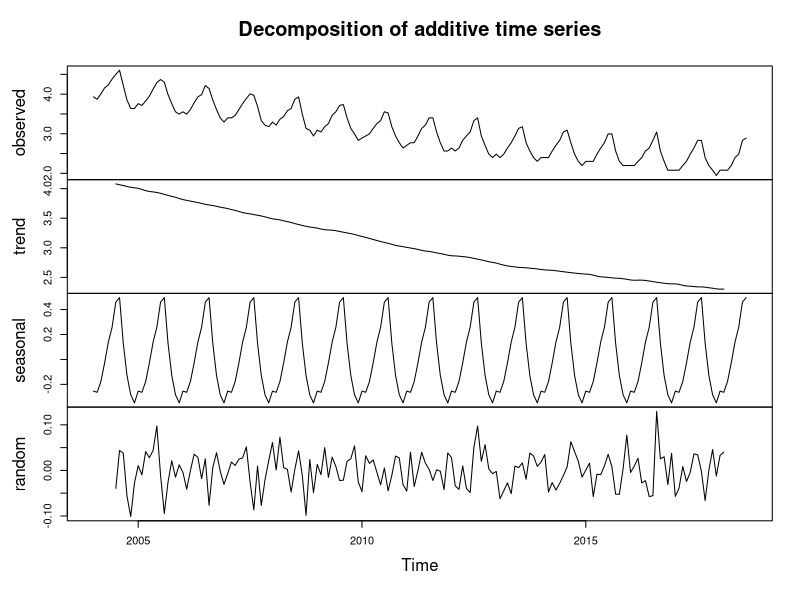
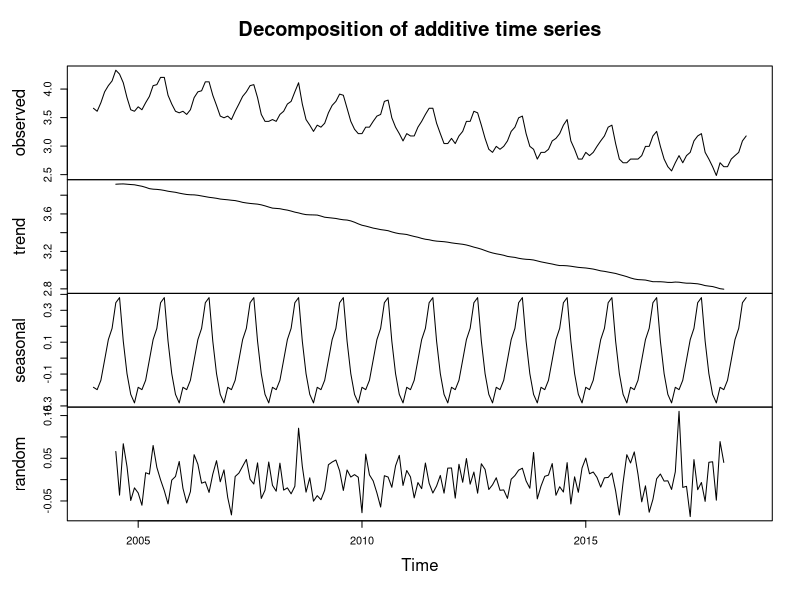
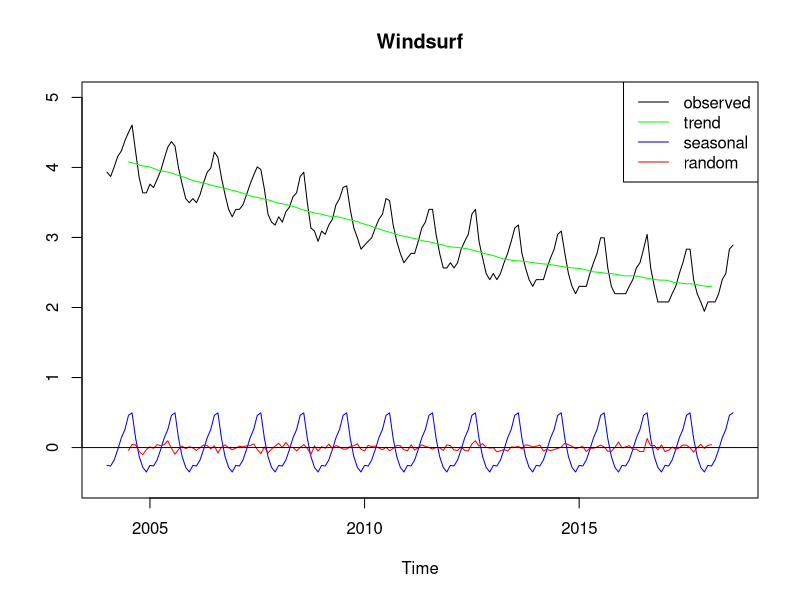
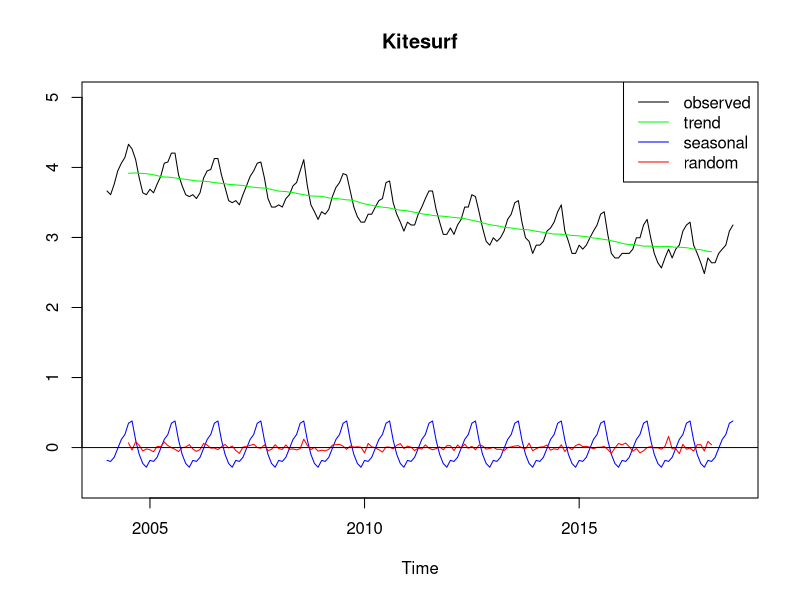
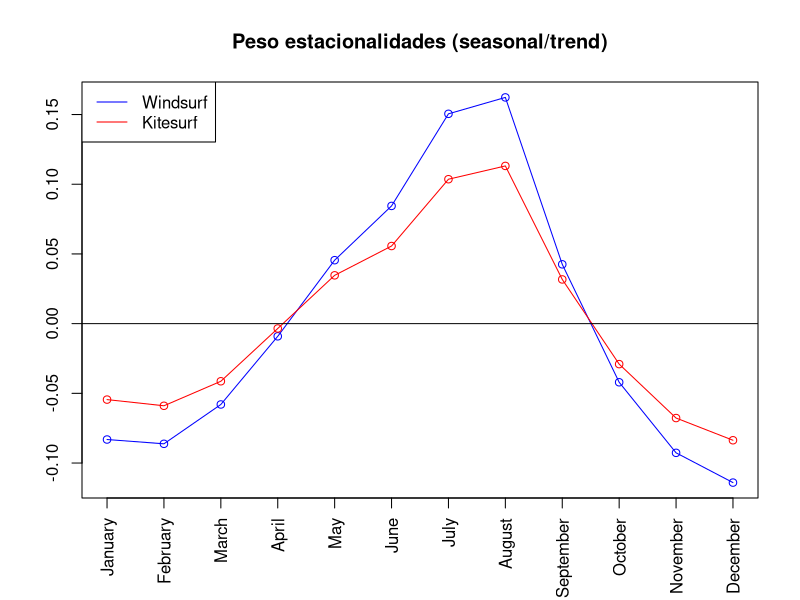
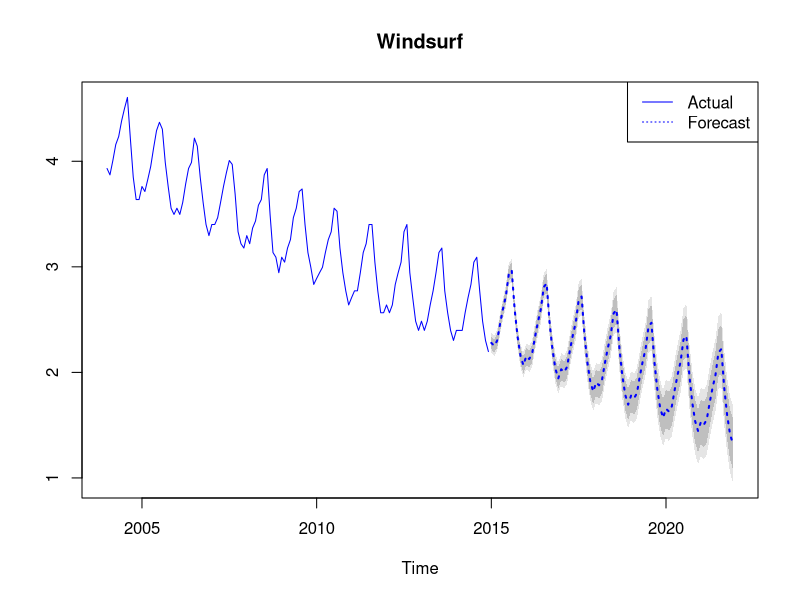
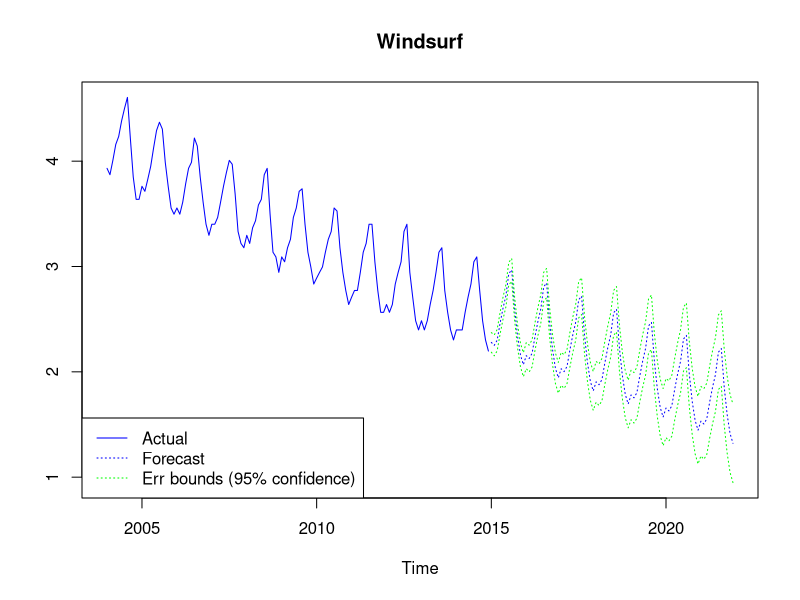
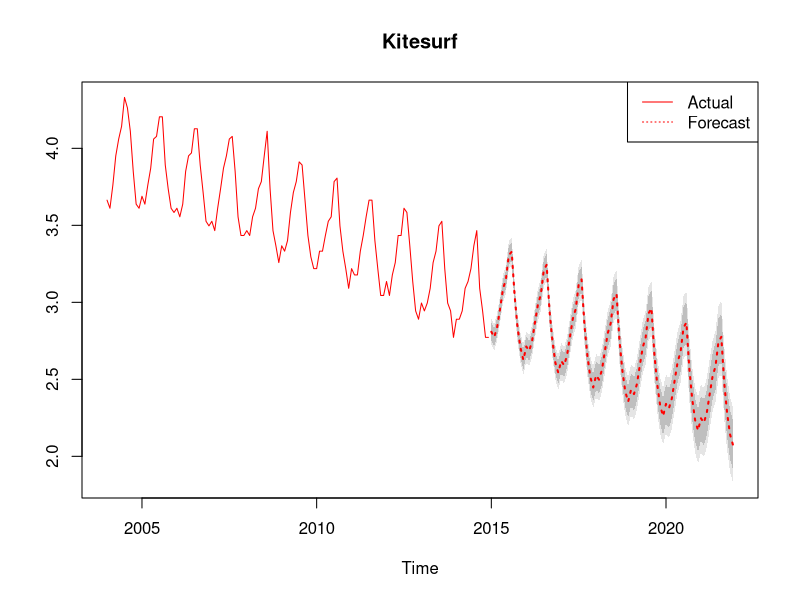

Write R code to recreate these figures, in order.
# Windsurf vs Kitesurf. Series temporales con R
# www.overfitting.net
# https://www.overfitting.net/2018/08/windsurf-vs-kitesurf-series-temporales.html


# FUNCIÓN AUXILIAR
decomposedts.plot=function(decomposedts, legend=T,
        x='topright', ylab='', ...){
    plot(decomposedts$x, ylab=ylab, ...)
    lines(decomposedts$trend, col='green')
    lines(decomposedts$seasonal, col='blue')
    lines(decomposedts$random, col='red')
    abline(h=0)
    if (legend) legend(x=x, c('observed', 'trend', 'seasonal', 'random'),
        col=c('black', 'green', 'blue', 'red'), lty=c(1,1,1,1))
}


# DESCOMPOSICIÓN SERIES TEMPORALES

# Series temporales mensuales desde ene-04
surf=read.table("surf.csv", sep=',', header=T)  # CSV de Google
windsurfts=ts(surf$Windsurf, frequency=12, start=c(2004,1))
kitesurfts=ts(surf$Kitesurf, frequency=12, start=c(2004,1))

# Corrección logarítmica
logwindsurfts=log(windsurfts)
logkitesurfts=log(kitesurfts)

# Descomposición
logwindsurftscomps=decompose(logwindsurfts)  # type='additive'
logkitesurftscomps=decompose(logkitesurfts)  # type='additive'
plot(logwindsurftscomps)
plot(logkitesurftscomps)
decomposedts.plot(logwindsurftscomps, ylim=c(-0.5, 5), main='Windsurf')
decomposedts.plot(logkitesurftscomps, ylim=c(-0.5, 5), main='Kitesurf')

# Peso de las estacionalidades (seasonal/trend)
plot(logwindsurftscomps$figure/mean(logwindsurftscomps$trend, na.rm=T),
     type='o', col='blue', xaxt='n',
     main='Peso estacionalidades (seasonal/trend)', xlab='', ylab='')
lines(logkitesurftscomps$figure/mean(logkitesurftscomps$trend, na.rm=T),
     type='o', col='red')
abline(h=0)
axis(1, at=1:12, labels=months(ISOdate(2000,1:12,1)), las=2)
legend('topleft', c('Windsurf', 'Kitesurf'), col=c('blue', 'red'), lty=c(1,1))


# FORECASTING ARIMA(p,d,q)(P,D,Q)[m]

library(forecast)  # auto.arima() y forecast()

training=read.table("surftraining.csv", sep=',', header=T)  # ene-04 a dic-14
valid=read.table("surfvalid.csv", sep=',', header=T)  # ene-15 a ago-18

windsurfts=ts(training$Windsurf, frequency=12, start=c(2004,1))
kitesurfts=ts(training$Kitesurf, frequency=12, start=c(2004,1))
windsurfvalidts=ts(valid$Windsurf, frequency=12, start=c(2015,1))
kitesurfvalidts=ts(valid$Kitesurf, frequency=12, start=c(2015,1))

# Corrección logarítmica
logwindsurfts=log(windsurfts)
logkitesurfts=log(kitesurfts)


# Windsurf
fit=auto.arima(logwindsurfts, trace=T)  # Best model: ARIMA(1,1,1)(0,1,1)[12]
fit=arima(logwindsurfts, order=c(1,1,1), seasonal=list(order=c(0,1,1)))

# Método 1: forecast()
plot(forecast(fit, h=12*7), col='blue', fcol='blue', flty=3,  # Proy. 7 años
    main='Windsurf', xlab='Time', shadecols=c('gray90','gray75'))
legend('topright', c('Actual', 'Forecast'), col=c('blue','blue'), lty=c(1,3))

# Método 2: predict()
forewind=predict(fit, n.ahead=12*7)  # Proy. 7 años
U=forewind$pred+2*forewind$se
L=forewind$pred-2*forewind$se
ts.plot(logwindsurfts, forewind$pred, U, L,
    col=c('blue','blue','green','green'), lty=c(1,3,3,3), main='Windsurf')
legend('bottomleft', c('Actual', 'Forecast', 'Err bounds (95% confidence)'),
    col=c('blue','blue','green'), lty=c(1,3,3))


# Kitesurf
fit=auto.arima(logkitesurfts, trace=T)  # Best model: ARIMA(0,1,1)(1,1,1)[12]
fit=arima(logkitesurfts, order=c(0,1,1), seasonal=list(order=c(1,1,1)))

# Método 1: forecast()
plot(forecast(fit, h=12*7), col='red', fcol='red', flty=3,  # Proy. 7 años
    main='Kitesurf', xlab='Time', shadecols=c('gray90','gray75'))
legend('topright', c('Actual', 'Forecast'), col=c('red','red'), lty=c(1,3))

# Método 2: predict()
forekite=predict(fit, n.ahead=12*7)  # Proy. 7 años
U=forekite$pred+2*forekite$se
L=forekite$pred-2*forekite$se
ts.plot(logkitesurfts, forekite$pred, U, L,
    col=c('red','red','green','green'), lty=c(1,3,3,3), main='Kitesurf')
legend('bottomleft', c('Actual', 'Forecast', 'Err bounds (95% confidence)'),
    col=c('red','red','green'), lty=c(1,3,3))


# Forecasts desglose
ts.plot(exp(logwindsurfts), exp(forewind$pred),  # exp() deshace logaritmo
    exp(logkitesurfts), exp(forekite$pred),
    windsurfvalidts, kitesurfvalidts,
    col=c('blue','blue','red','red','green','green'),
    lty = c(1,3,1,3,1,1), ylim=c(0,100))
abline(h=0, col='gray')
legend('topright', c('Windsurf', 'Kitesurf', 'Validation', 'Forecast'),
    col=c('blue', 'red', 'green', 'black'), lty=c(1,1,1,3))
